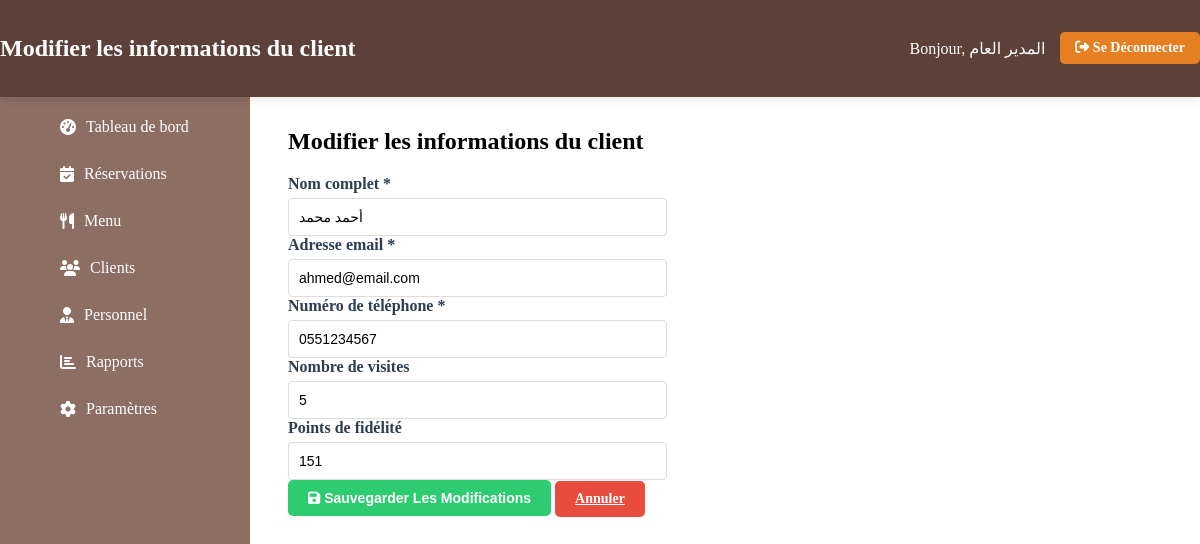
The page /admin/edit_client.php?id=1 (signed in) on the database its author committed.
### tables this page shows
CREATE TABLE `customers` (
  `id` int(11) NOT NULL,
  `full_name` varchar(100) NOT NULL,
  `email` varchar(100) DEFAULT NULL,
  `phone` varchar(20) NOT NULL,
  `total_visits` int(11) DEFAULT 0,
  `loyalty_points` int(11) DEFAULT 0,
  `created_at` timestamp NOT NULL DEFAULT current_timestamp(),
  `birth_date` date DEFAULT NULL,
  `address` varchar(255) DEFAULT NULL,
  `notes` text DEFAULT NULL
);

### admin/edit_client.php (the view, shortened to what this page needs)
<?php
require_once '../php/db_connection.php';
$client_id = $_GET['id'];
$sql = "SELECT * FROM customers WHERE id = ?";
$stmt = $conn->prepare($sql);
$stmt->bind_param("i", $client_id);
$stmt->execute();
$result = $stmt->get_result();
$client = $result->fetch_assoc();
?>
<!DOCTYPE html>
<html lang="fr">
<head>
    <link rel="stylesheet" href="../css/admin.css">
    <link rel="stylesheet" href="https://cdnjs.cloudflare.com/ajax/libs/font-awesome/6.4.0/css/all.min.css">
</head>
<body>
    <nav class="admin-navbar">
        <div class="container">
            <h1>Modifier les informations du client</h1>
            <div class="user-info">
                <span>Bonjour, <?php echo htmlspecialchars($_SESSION['full_name']); ?></span>
                <a href="logout.php" class="btn-logout">
                    <i class="fas fa-sign-out-alt"></i> Se déconnecter
                </a>
            </div>
        </div>
    </nav>
    <div class="admin-container">
        <aside class="admin-sidebar">
            <ul>
                <li><a href="dashboard.php"><i class="fas fa-tachometer-alt"></i> Tableau de bord</a></li>
                <li><a href="reservations.php"><i class="fas fa-calendar-check"></i> Réservations</a></li>
                <li><a href="menu.php"><i class="fas fa-utensils"></i> Menu</a></li>
                <li><a href="clients.php"><i class="fas fa-users"></i> Clients</a></li>
                <li><a href="staff.php"><i class="fas fa-user-tie"></i> Personnel</a></li>
                <li><a href="reports.php"><i class="fas fa-chart-bar"></i> Rapports</a></li>
                <li><a href="settings.php"><i class="fas fa-cog"></i> Paramètres</a></li>
            </ul>
        </aside>
        <main class="admin-content">
            <h2>Modifier les informations du client</h2>
            <form action="update_client.php" method="POST">
                <div class="form-group">
                    <label>Nom complet *</label>
                    <input type="text" name="full_name" value="<?php echo htmlspecialchars($client['full_name']); ?>" required>
                </div>
                <div class="form-group">
                    <label>Adresse email *</label>
                    <input type="email" name="email" value="<?php echo htmlspecialchars($client['email']); ?>" required>
                </div>
                <div class="form-group">
                    <label>Numéro de téléphone *</label>
                    <input type="tel" name="phone" value="<?php echo htmlspecialchars($client['phone']); ?>" required>
                </div>
                <div class="form-group">
                    <label>Nombre de visites</label>
                    <input type="number" name="total_visits" value="<?php echo $client['total_visits']; ?>">
                </div>
                <div class="form-group">
                    <label>Points de fidélité</label>
                    <input type="number" name="loyalty_points" value="<?php echo $client['loyalty_points']; ?>">
                </div>
                <div class="form-actions">
                    <button type="submit" class="btn-save">
                        <i class="fas fa-save"></i> Sauvegarder les modifications
                    </button>
                    <a href="clients.php" class="btn-cancel">Annuler</a>
                </div>
            </form>
        </main>
    </div>
</body>
</html>

### css/admin.css (style rules this page uses)
.admin-navbar { background-color: #5D4037; color: white; padding: 15px 0; box-shadow: 0 2px 10px rgba(0,0,0,0.1); position: fixed; top: 0; left: 0; right: 0; z-index: 1001; }
.admin-navbar .container { display: flex; justify-content: space-between; align-items: center; flex-direction: row; }
.admin-navbar h1 { font-size: 1.5rem; display: flex; align-items: center; gap: 10px; }
.admin-navbar a { color: white; text-decoration: none; padding: 8px 15px; border-radius: 5px; transition: background-color 0.3s; }
.user-info { display: flex; align-items: center; gap: 15px; flex-direction: row; }
.user-info span { font-weight: 500; }
.btn-logout { background-color: #D7CCC8; color: #5D4037; padding: 6px 15px; border-radius: 5px; text-decoration: none; font-weight: 500; }
.admin-container { display: flex; min-height: calc(100vh - 70px); }
.admin-sidebar { width: 250px; background-color: #8D6E63; color: white; padding: 20px 0; text-align: left; height: 100vh; position: fixed; top: 70px; left: 0; }
.admin-sidebar ul { list-style: none; }
.admin-sidebar li { margin-bottom: 5px; }
.admin-sidebar a { display: flex; align-items: center; gap: 10px; color: white; text-decoration: none; padding: 12px 20px; transition: background-color 0.3s; justify-content: flex-start; }
.admin-content { margin-left: 250px; margin-top: 70px; padding: 30px; }
.form-group { flex: 1; min-width: 200px; }
.form-group label { font-size: 1rem; font-weight: 500; color: #5D4037; margin-bottom: 8px; }
.form-group select, .form-group input { width: 100%; padding: 12px 15px; border: 1px solid #ddd; border-radius: 6px; font-size: 1rem; transition: border-color 0.3s; }
.form-group label { display: block; margin-bottom: 5px; font-weight: bold; color: #2c3e50; }
.form-group input, .form-group select { width: 100%; padding: 10px; border: 1px solid #ddd; border-radius: 4px; font-size: 14px; }
.btn-action, .btn-save, .btn-cancel, .btn-logout, .btn-export, .btn-add-client, .btn-edit-client, .btn-view-client, .btn-message { color: white; padding: 10px 20px; border-radius: 5px; border: none; font-size: 14px; font-weight: bold; text-transform: capitalize; cursor: pointer; display: inline-block; text-align: center; width: auto; }
.btn-save { background-color: #2ecc71; }
.btn-cancel { background-color: #e74c3c; }
.btn-logout { background-color: #e67e22; }

### rows shown on the page
customers: full_name "أحمد محمد", email "ahmed@email.com", phone "0551234567", total_visits "5", loyalty_points "151"

### other values the page prints
$_SESSION['full_name'] "المدير العام"
